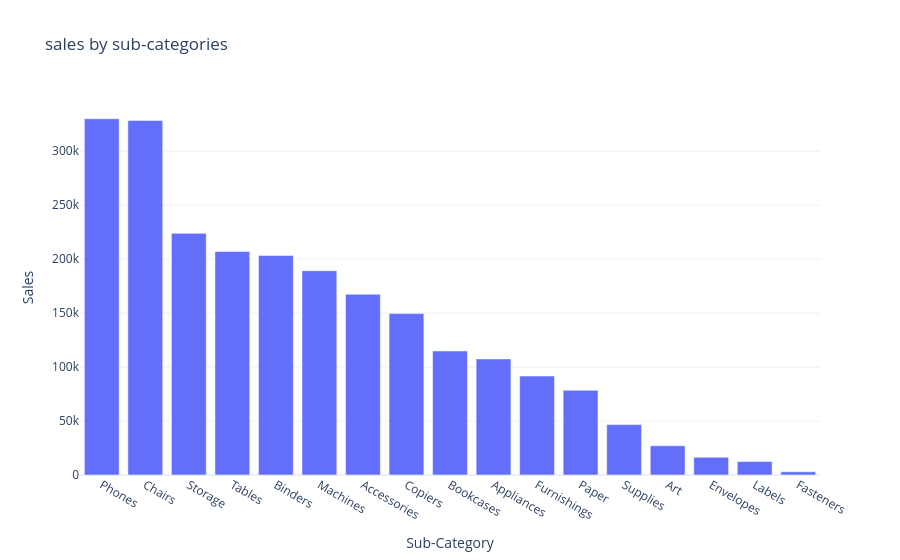

This figure's notebook cell:
### Code cell
# Visualization
fig = px.bar(sales_by_sub_categories, x='Sub-Category', y='Sales', title='sales by sub-categories')
fig.show()

### Figure 1 — Plotly figure (JSON) as saved in the notebook; plotly's stock layout.template omitted (floating-point values rounded to 4 significant figures)
{"data": [{"hovertemplate": "Sub-Category=%{x}<br>Sales=%{y}<extra></extra>", "legendgroup": "", "marker": {"color": "#636efa", "pattern": {"shape": ""}}, "name": "", "orientation": "v", "showlegend": false, "textposition": "auto", "type": "bar", "x": ["Phones", "Chairs", "Storage", "Tables", "Binders", "Machines", "Accessories", "Copiers", "Bookcases", "Appliances", "Furnishings", "Paper", "Supplies", "Art", "Envelopes", "Labels", "Fasteners"], "xaxis": "x", "y": [330000.0, 328400.0, 223800.0, 207000.0, 203400.0, 189200.0, 167400.0, 149500.0, 114900.0, 107500.0, 91710.0, 78480.0, 46670.0, 27120.0, 16480.0, 12490.0, 3024.0], "yaxis": "y"}], "layout": {"barmode": "relative", "legend": {"tracegroupgap": 0}, "title": {"text": "sales by sub-categories"}, "xaxis": {"anchor": "y", "domain": [0, 1], "title": {"text": "Sub-Category"}}, "yaxis": {"anchor": "x", "domain": [0, 1], "title": {"text": "Sales"}}}}
